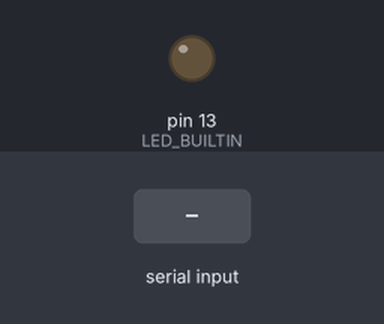
This sketch was run on a simulated Arduino Uno, built with avr-gcc and run on an emulated ATmega328P. On the bench: output pins drawn as LEDs (lit = HIGH). The test bench sets the inputs (shaded band). What the sketch prints to the serial monitor is not drawn.

Above: at 1.2 s.
1.3 s: "1" received over Serial
At 1.7 s:
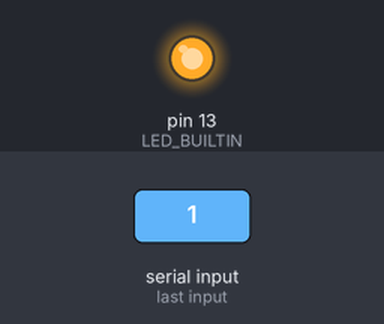
2.8 s: "0" received over Serial
At 4.0 s:
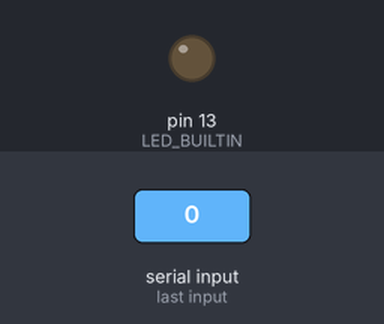
Timing chart, 0 to 5.8 s (numbered marks = the images above; inputs shaded):
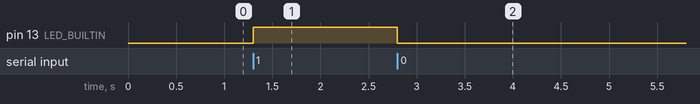

Measured:
- after the input at 1.3 s, pin 13 (LED_BUILTIN): LOW → HIGH at once
- after the input at 2.8 s, pin 13 (LED_BUILTIN): HIGH → LOW at once

The sketch:

pyserialtut.ino
```cpp
char mydata='0';
// the setup function runs once when you press reset or power the board
void setup() {
  // initialize digital pin LED_BUILTIN as an output.
  Serial.begin(9600);
  pinMode(LED_BUILTIN, OUTPUT);
  Serial.println("Arduino Serial");
}

// the loop function runs over and over again forever
void loop() {
  while (Serial.available()){
    mydata=Serial.read();

  }

  if (mydata=='1'){
    digitalWrite(LED_BUILTIN, HIGH);
  }else if (mydata=='0'){
    digitalWrite(LED_BUILTIN, LOW);
  }
//  digitalWrite(LED_BUILTIN, HIGH);   // turn the LED on (HIGH is the voltage level)
//  delay(1000);                       // wait for a second
//  digitalWrite(LED_BUILTIN, LOW);    // turn the LED off by making the voltage LOW
//  delay(1000);                       // wait for a second
}
```
